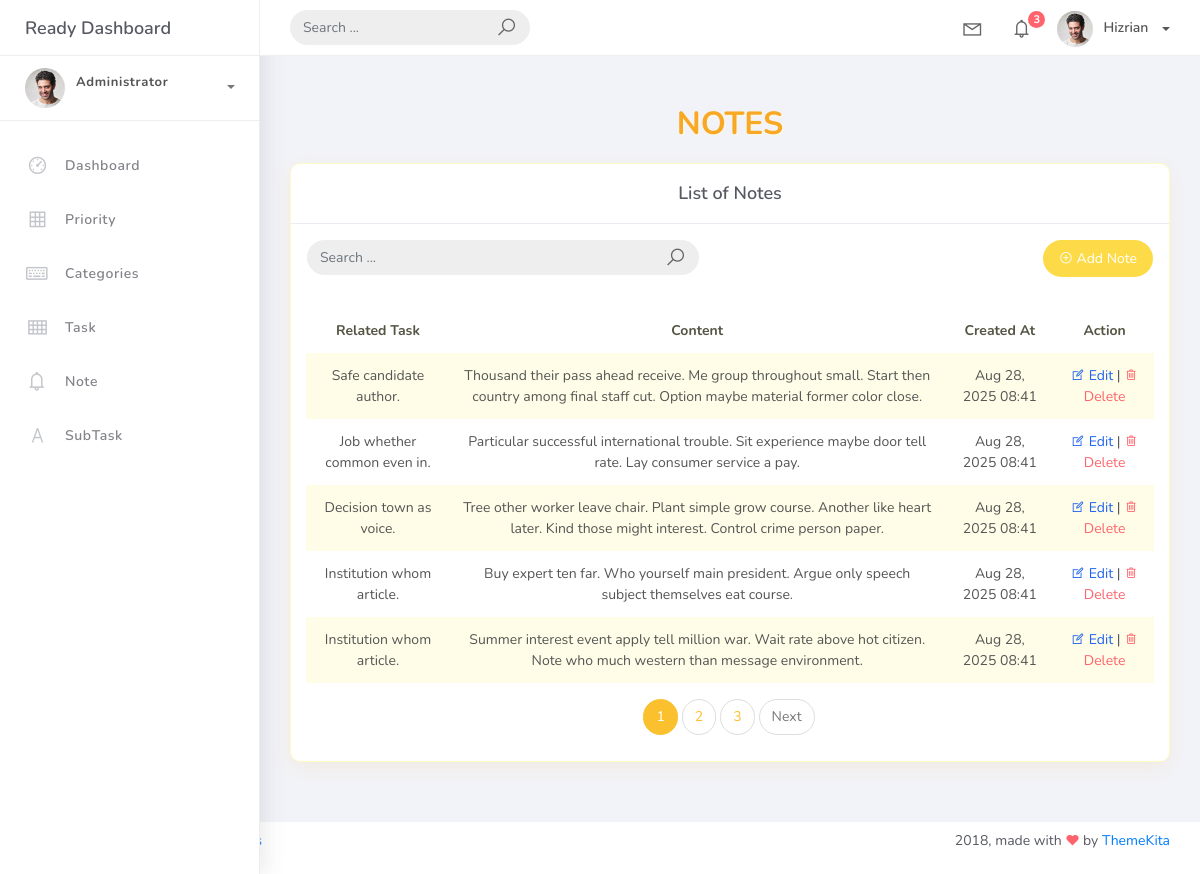
The app's page /note_list with its own data.
### Hangarin/models.py (models this page shows, shortened)
class BaseModel(models.Model):
    created_at = models.DateTimeField(auto_now_add=True, db_index=True)
    updated_at = models.DateTimeField(auto_now=True)

class Note(BaseModel):
     related_task = models.ForeignKey(Task, on_delete=models.CASCADE)
     content = models.TextField()

class Task(BaseModel):
     Title = models.CharField(max_length=150)
     description = models.TextField(max_length=250)
     deadline = models.DateField()
     status= models.CharField(max_length=50,choices=[("Pending", "Pending"),("In Progress", "In Progress",),("Completed", "Completed"),] , default="pending")
     task_category = models.ForeignKey(Category, on_delete=models.CASCADE)
     task_priority = models.ForeignKey(Priority, on_delete=models.CASCADE)

class BaseModel(models.Model):
    created_at = models.DateTimeField(auto_now_add=True, db_index=True)
    updated_at = models.DateTimeField(auto_now=True)

### Hangarin/views.py (the view)
# urls.py: path('note_list',NoteList.as_view(), name='note-list' ),
class NoteList(ListView):
    model = Note
    context_object_name = 'note'
    template_name = "note_list.html"
    paginate_by = 5
    def get_queryset(self):
        queryset = super().get_queryset()
        query = self.request.GET.get('q')
        if query:
            queryset = queryset.filter(content__icontains=query)
        return queryset

### templates/note_list.html (shortened to what this page needs)
{% extends 'base.html' %}
{% load static %}
{% block content %}
<div class="content">
  <div class="container-fluid">
    <h3 class="page-title">NOTES</h3>
    <div class="row justify-content-center">
      <div class="col-md-12">
        <div class="card">
          <div class="card-header">
            <div class="card-title">List of Notes</div>
          </div>
          <div class="row px-3 pt-3">
            <div class="col-md-6">
              <form class="navbar-left navbar-form nav-search mr-md-3" method="get" action="{% url 'note-list' %}">
                <div class="input-group">
                  <input type="text" placeholder="Search ..." class="form-control" name="q" value="{{ request.GET.q }}">
                  <div class="input-group-append">
                    <span class="input-group-text">
                      <i class="la la-search search-icon"></i>
                    </span>
                  </div>
                </div>
              </form>
            </div>
            <div class="col-md-6 text-right">
              <a href="{% url 'note-add' %}" class="btn btn-rounded">
                <i class="la la-plus-circle"></i> Add Note
              </a>
            </div>
          </div>
          <div class="card-body">
            <table class="table table-striped mt-3">
              <thead>
                <tr>
                  <th scope="col">Related Task</th>
                  <th scope="col">Content</th>
                  <th scope="col">Created At</th>
                  <th scope="col">Action</th>
                </tr>
              </thead>
              <tbody>
                {% for note in note %}
                <tr>
                  <td>{{ note.related_task.Title }}</td>
                  <td>{{ note.content }}</td>
                  <td>{{ note.created_at|date:"M d, Y H:i" }}</td>
                  <td>
                    <a href="{% url 'note-edit' note.id %}" class="text-primary">
                      <i class="la la-edit"></i> Edit
                    </a> |
                    <a href="{% url 'note-delete' note.id %}" class="text-danger">
                      <i class="la la-trash"></i> Delete
                    </a>
                  </td>
                </tr>
                {% empty %}
                <tr>
                  <td colspan="4" class="text-center">
                    <p class="text-muted">No Notes Found</p>
                  </td>
                </tr>
                {% endfor %}
              </tbody>
            </table>
            {% if is_paginated %}
            <nav aria-label="Page navigation">
              <ul class="pagination justify-content-center">
                {% for num in paginator.page_range %}
                {% if page_obj.number == num %}
                <li class="page-item active">
                  <span class="page-link">{{ num }}</span>
                </li>
                {% elif num > page_obj.number|add:'-3' and num < page_obj.number|add:'3' %}
                <li class="page-item">
                  <a class="page-link" href="?page={{ num }}{% if request.GET.q %}&q={{ request.GET.q }}{% endif %}">{{ num }}</a>
                </li>
                {% endif %}
                {% endfor %}
                {% if page_obj.has_next %}
                <li class="page-item">
                  <a class="page-link" href="?page={{ page_obj.next_page_number }}{% if request.GET.q %}&q={{ request.GET.q }}{% endif %}">Next</a>
                </li>
                {% endif %}
              </ul>
            </nav>
            {% endif %}
          </div>
        </div>
      </div>
    </div>
  </div>
</div>
{% endblock %}

### templates/note_list.html (style rules this page uses)
body { background-color: #fffde7; }
.page-title { text-align: center; font-weight: 700; font-size: 2rem; color: #f9a825; margin-bottom: 20px; text-shadow: 1px 1px 2px #fff8e1; }
.card { text-align: center; background-color: #ffffff; border-radius: 10px; box-shadow: 0 6px 20px rgba(249, 168, 37, 0.1); border: 1px solid #fff9c4; }
.card-header { background-color: #fffde7; border-bottom: 1px solid #ffe082; }
.card-title { text-align: center; font-weight: 600; color: #ffdb81; }
.btn-rounded { border-radius: 50px; background-color: #fdd835; color: #fff; border: none; }
.table-striped tbody tr:nth-of-type(odd) { background-color: #fffde7; }
.pagination .page-link { color: #fbc02d; }
.pagination .active .page-link { background-color: #fbc02d; border-color: #fbc02d; color: #fff; }

### records on screen
Note: related_task.Title "Safe candidate author.", content "Thousand their pass ahead receive. Me group throughout small. Start then country among final staff cut. Option maybe material former color close.", created_at "Aug 28, 2025 08:41"
Note: related_task.Title "Job whether common even in.", content "Particular successful international trouble. Sit experience maybe door tell rate. Lay consumer service a pay.", created_at "Aug 28, 2025 08:41"
Note: related_task.Title "Decision town as voice.", content "Tree other worker leave chair. Plant simple grow course. Another like heart later. Kind those might interest. Control crime person paper.", created_at "Aug 28, 2025 08:41"
Note: related_task.Title "Institution whom article.", content "Buy expert ten far. Who yourself main president. Argue only speech subject themselves eat course.", created_at "Aug 28, 2025 08:41"
Note: related_task.Title "Institution whom article.", content "Summer interest event apply tell million war. Wait rate above hot citizen. Note who much western than message environment.", created_at "Aug 28, 2025 08:41"

### other values on screen
{{ num }} "1"
{{ num }} "2" "3"
